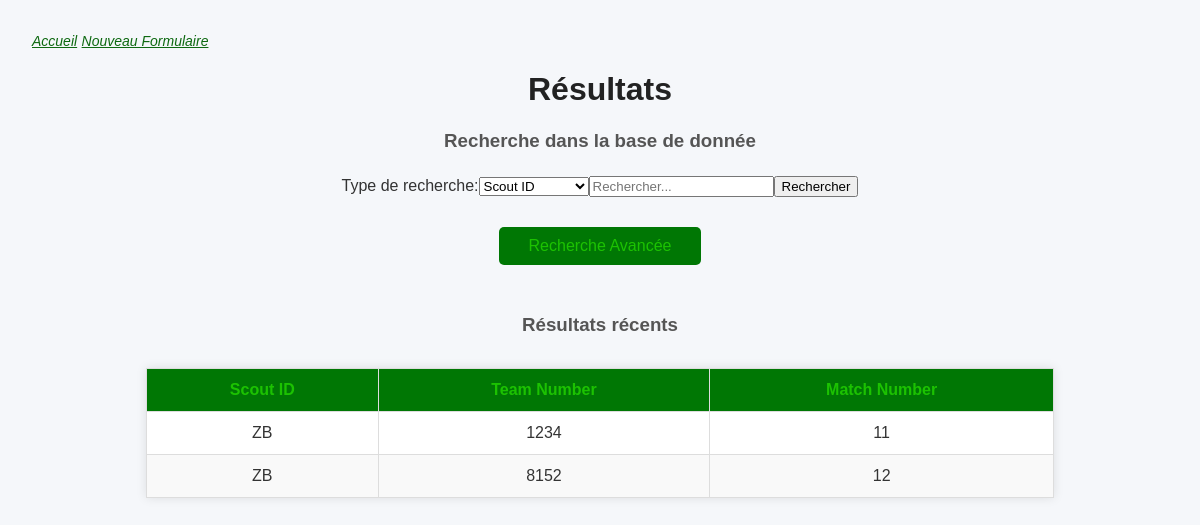
Page /basic_results on the earlier database version.
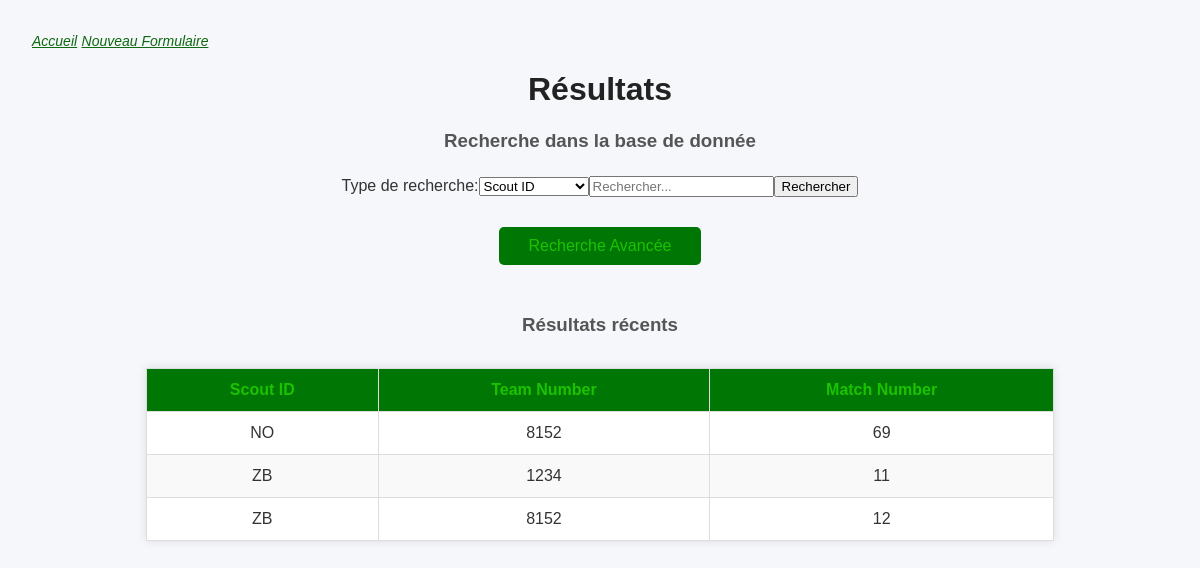
Same page on the later database version.
### tables this page shows
CREATE TABLE scouting_data (scout_data_id INTEGER PRIMARY KEY AUTOINCREMENT, match_id INTEGER, team_id INTEGER, scout_id INTEGER, auto_points INTEGER DEFAULT 0, teleop_points INTEGER DEFAULT 0, endgame_points INTEGER DEFAULT 0, penalties INTEGER DEFAULT 0, robot_status TEXT CHECK (robot_status IN ('working', 'damaged', 'disabled')), notes TEXT, timestamp TEXT DEFAULT (datetime('now')));

### webserver.py (the view)
@app.route('/basic_results', methods=['GET'])
def basic_results():
    columns = constants.all_scouting_data_columns
    data = database_manager.get_recent_data('scouting_data', 'scout_data_id', columns)
    return render_template('RDBMS_Templates/basic_results.html', data=data, search_message='Résultats récents', columns=columns, search_types=constants.basic_search_types)

### database_manager.py (called while the page is built)
def get_connection():
    conn=sqlite3.connect(DB_NAME)
    conn.execute("PRAGMA foreign_keys = ON;")
    return conn

def get_recent_data(table, table_id, columns, limit=10):
    conn = get_connection()
    conn.row_factory = sqlite3.Row
    cursor = conn.cursor()
    if isinstance(columns, list):
        cursor.execute('SELECT {} FROM {} ORDER BY {} DESC'.format(', '.join(columns), table, table_id))
    elif isinstance(columns, str):
        cursor.execute('SELECT {} FROM {} ORDER BY {} DESC'.format(columns, table, table_id))
    else:
        cursor.execute('SELECT * FROM {} ORDER BY {} DESC'.format(table, table_id))
    rows = cursor.fetchmany(limit)
    conn.close()
    return rows

### templates/RDBMS_Templates/basic_results.html (shortened to what this page needs)
<!DOCTYPE html>
<html>
    <head>
        <link rel="stylesheet" href="{{ url_for('static', filename='style/results.css') }}?v=1.0">
    </head>
    <body>
        <div class="top_links">
            <a href="/">Accueil</a>
            <a href="/scout_form">Nouveau Formulaire</a>
        </div>
        <h1>Résultats</h1>
        <h3>Recherche dans la base de donnée</h3>
        <form method="POST" action="/basic_search">
            <div class="search-bar-container">
                <div class="search-bar">
                    <label for="searchType">Type de recherche:</label>
                    <select id="searchType" name="searchType">
                        {% for s in search_types %}
                            <option value="{{ s.value }}">{{ s.label }}</option>
                        {% endfor %}
                    </select>
                    <input type="text" name="query" placeholder="Rechercher..." required>
                    <button type="submit">Rechercher</button>
                </div>
                <div class="advanced_search">
                    <a href="/advanced_results">Recherche Avancée</a>
                </div>
            </div>
        </form>
        <h3>{{ search_message }}</h3>
        <div class="scrollable-table-container">
            <table>
                <thead>
                    <tr>
                        <th>Scout ID</th>
                        <th>Team Number</th>
                    <th>Match Number</th>
                </tr>
                </thead>
                <tbody>
                    {% for row in data %}
                        <tr class="result-row" id="row-{{ row[columns[0]] }}">
                            <td>{{ row[columns[1]] }}</td>
                            <td>{{ row[columns[2]] }}</td>
                            <td>{{ row[columns[3]] }}</td>
                        </tr>
                    {% endfor %}
                </tbody>
            </table>
        </div>
    </body>
</html>

### static/style/results.css (style rules this page uses)
body { font-family: Arial, sans-serif; background-color: #f5f7fa; color: #333; margin: 0; padding: 2rem; }
.advanced_search { text-align: center; }
.advanced_search a { margin: 40px 0; display: inline-block; margin: 30px; padding: 10px 30px; background-color: #007704; color: rgba(51, 255, 0, 0.555); text-decoration: none; border-radius: 5px; }
.top_links a { color: #0e6911; text-decoration: underline; font: italic 14px Arial, sans-serif; }
h1 { text-align: center; color: #222; }
h3 { text-align: center; color: #555; margin-bottom: 1.5rem; }
table { width: 80%; margin: 2rem auto; border-collapse: collapse; box-shadow: 0 0 10px rgba(0, 0, 0, 0.1); background-color: white; }
th, td { padding: 12px 15px; border: 1px solid #ddd; text-align: center; }
th { background-color: #007704; color: rgba(51, 255, 0, 0.555); }
tr:nth-child(even) { background-color: #f9f9f9; }
.result-row { padding: 5px; text-transform: uppercase; cursor: pointer; }
.search-bar { display: flex; justify-content: center; align-items: center; }

Differences in the rows shown:
added scouting_data: scout "NO", team "8152", match "69"
